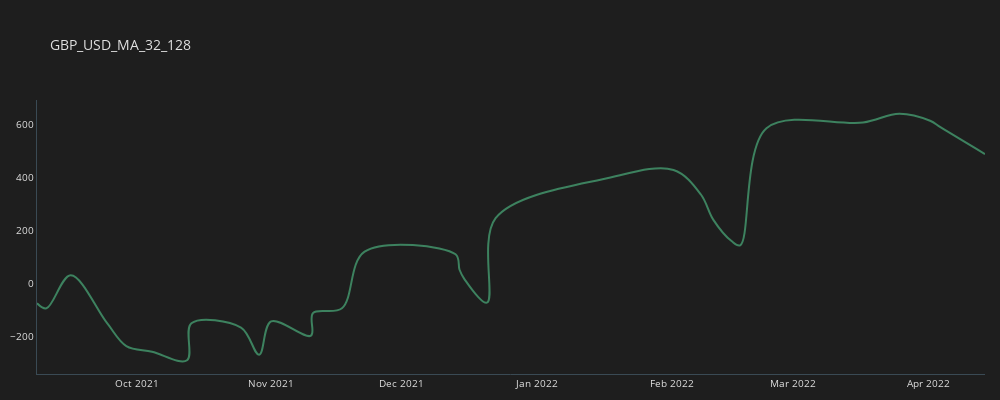
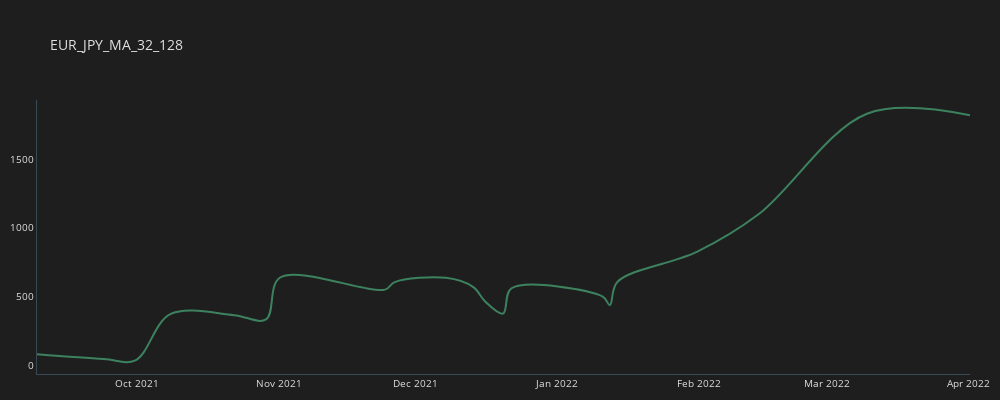
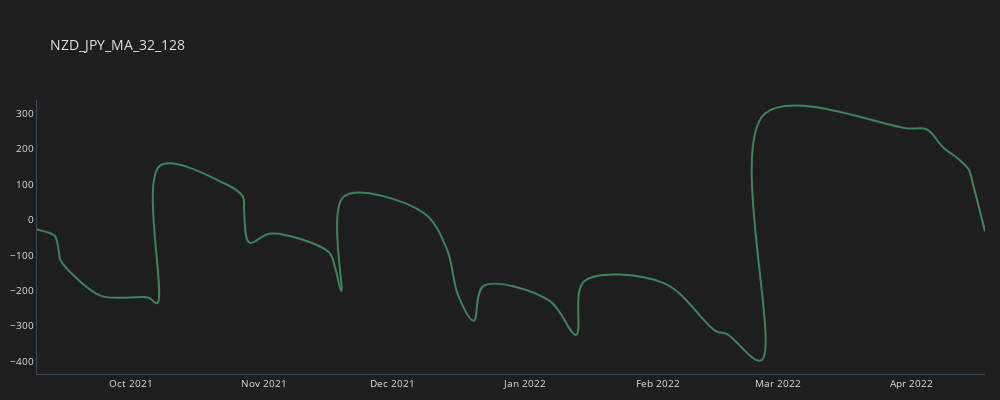
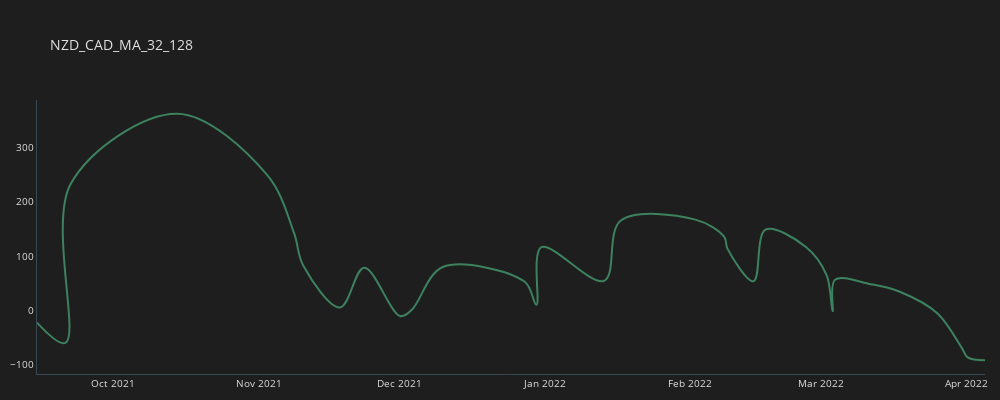

The notebook cell saved with these charts, in order:
### Code cell
c = 'MA_32_128'
for p in our_pairs:
    temp_df = all_trades[(all_trades.CROSS==c)&(all_trades.PAIR==p)].copy()
    temp_df['CUM_GAIN'] = temp_df.GAIN.cumsum()
    plot_line(temp_df, p + "_" + c)
